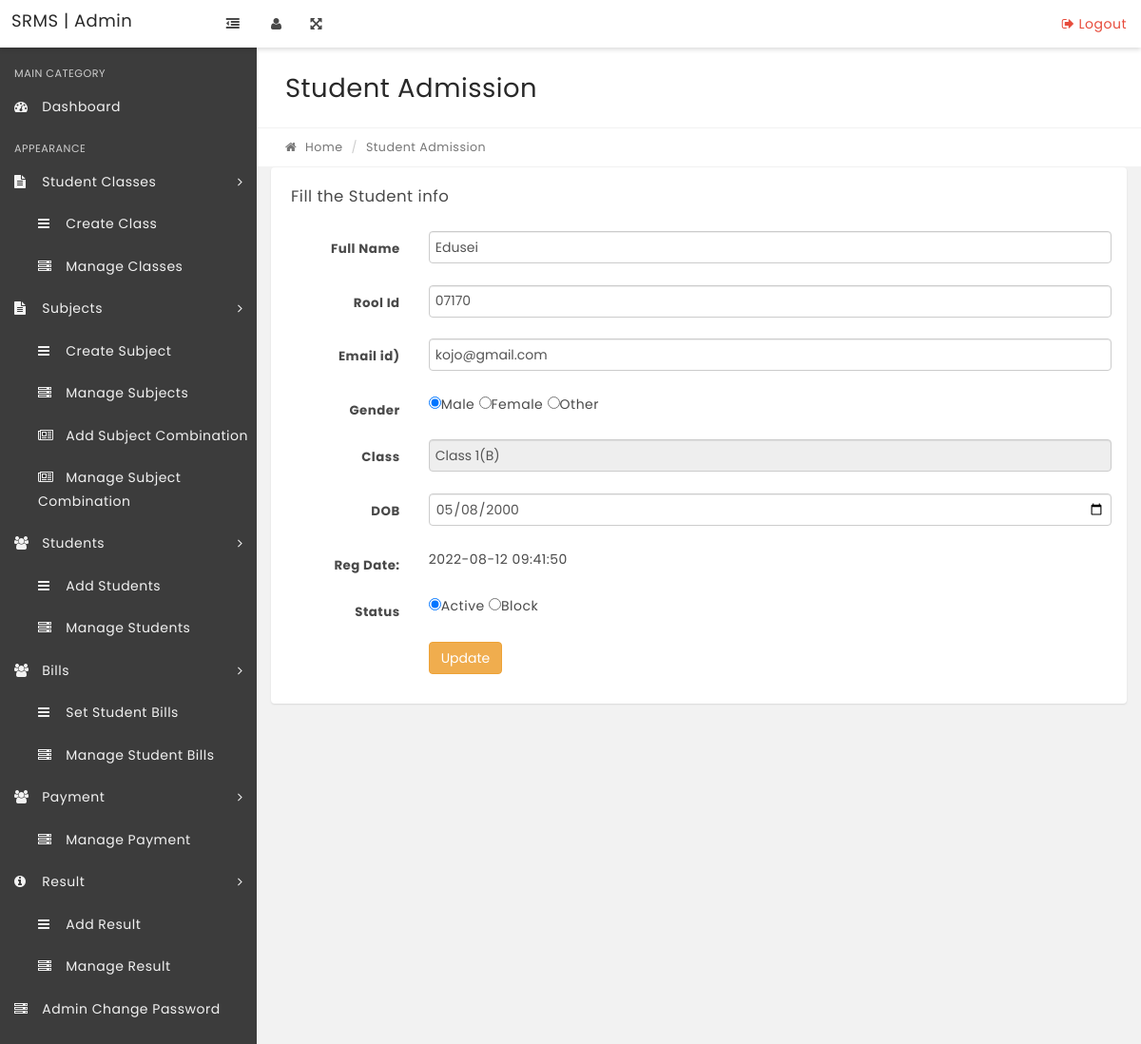
Page /edit-student.php?stid=1 on the committed database.
### tables this page shows
CREATE TABLE `tblstudents` (
  `StudentId` int(11) NOT NULL,
  `StudentName` varchar(100) NOT NULL,
  `RollId` varchar(100) NOT NULL,
  `StudentEmail` varchar(100) NOT NULL,
  `Gender` varchar(10) NOT NULL,
  `DOB` varchar(100) NOT NULL,
  `ClassId` int(11) NOT NULL,
  `RegDate` timestamp NOT NULL DEFAULT current_timestamp(),
  `UpdationDate` timestamp NULL DEFAULT NULL ON UPDATE current_timestamp(),
  `Status` int(1) NOT NULL,
  `guardianName` varchar(250) DEFAULT NULL,
  `guardianContact` varchar(250) DEFAULT NULL
);

CREATE TABLE `tblclasses` (
  `id` int(11) NOT NULL,
  `ClassName` varchar(80) DEFAULT NULL,
  `ClassNameNumeric` int(4) NOT NULL,
  `Section` varchar(5) NOT NULL,
  `CreationDate` timestamp NOT NULL DEFAULT current_timestamp(),
  `UpdationDate` timestamp NOT NULL DEFAULT '0000-00-00 00:00:00' ON UPDATE current_timestamp()
);

### edit-student.php (the view, shortened to what this page needs)
<?php
include('includes/config.php');
if(strlen($_SESSION['alogin'])=="")
    {
    header("Location: index.php");
    }
    else{
$stid=intval($_GET['stid']);
?>
<!DOCTYPE html>
<html lang="en">
    <head>
        <link rel="stylesheet" href="css/bootstrap.min.css" media="screen" >
        <link rel="stylesheet" href="css/font-awesome.min.css" media="screen" >
        <link rel="stylesheet" href="css/animate-css/animate.min.css" media="screen" >
        <link rel="stylesheet" href="css/lobipanel/lobipanel.min.css" media="screen" >
        <link rel="stylesheet" href="css/prism/prism.css" media="screen" >
        <link rel="stylesheet" href="css/select2/select2.min.css" >
        <link rel="stylesheet" href="css/main.css" media="screen" >
    </head>
    <body class="top-navbar-fixed">
        <div class="main-wrapper">
  <?php include('includes/topbar.php');?>
            <div class="content-wrapper">
                <div class="content-container">
                   <?php include('includes/leftbar.php');?>
                    <div class="main-page">
                     <div class="container-fluid">
                            <div class="row page-title-div">
                                <div class="col-md-6">
                                    <h2 class="title">Student Admission</h2>
                                </div>
                            </div>
                            <div class="row breadcrumb-div">
                                <div class="col-md-6">
                                    <ul class="breadcrumb">
                                        <li><a href="dashboard.php"><i class="fa fa-home"></i> Home</a></li>
                                        <li class="active">Student Admission</li>
                                    </ul>
                                </div>
                            </div>
                        </div>
                        <div class="container-fluid">
                        <div class="row">
                                    <div class="col-md-12">
                                        <div class="panel">
                                            <div class="panel-heading">
                                                <div class="panel-title">
                                                    <h5>Fill the Student info</h5>
                                                </div>
                                            </div>
                                            <div class="panel-body">
                                                <form class="form-horizontal" method="post">
<?php
$sql = "SELECT tblstudents.StudentName,tblstudents.RollId,tblstudents.RegDate,tblstudents.StudentId,tblstudents.Status,tblstudents.StudentEmail,tblstudents.Gender,tblstudents.DOB,tblclasses.ClassName,tblclasses.Section from tblstudents join tblclasses on tblclasses.id=tblstudents.ClassId where tblstudents.StudentId=:stid";
$query = $dbh->prepare($sql);
$query->bindParam(':stid',$stid,PDO::PARAM_STR);
$query->execute();
$results=$query->fetchAll(PDO::FETCH_OBJ);
if($query->rowCount() > 0)
{
foreach($results as $result)
{  ?>
<div class="form-group">
<label for="default" class="col-sm-2 control-label">Full Name</label>
<div class="col-sm-10">
<input type="text" name="fullanme" class="form-control" id="fullanme" value="<?php echo htmlentities($result->StudentName)?>" required="required" autocomplete="off">
</div>
</div>
<div class="form-group">
<label for="default" class="col-sm-2 control-label">Rool Id</label>
<div class="col-sm-10">
<input type="text" name="rollid" class="form-control" id="rollid" value="<?php echo htmlentities($result->RollId)?>" maxlength="5" required="required" autocomplete="off">
</div>
</div>
<div class="form-group">
<label for="default" class="col-sm-2 control-label">Email id)</label>
<div class="col-sm-10">
<input type="email" name="emailid" class="form-control" id="email" value="<?php echo htmlentities($result->StudentEmail)?>" required="required" autocomplete="off">
</div>
</div>
<div class="form-group">
<label for="default" class="col-sm-2 control-label">Gender</label>
<div class="col-sm-10">
<?php  $gndr=$result->Gender;
if($gndr=="Male")
{
?>
<input type="radio" name="gender" value="Male" required="required" checked>Male <input type="radio" name="gender" value="Female" required="required">Female <input type="radio" name="gender" value="Other" required="required">Other
<?php }?>
</div>
</div>
                                                    <div class="form-group">
                                                        <label for="default" class="col-sm-2 control-label">Class</label>
                                                        <div class="col-sm-10">
<input type="text" name="classname" class="form-control" id="classname" value="<?php echo htmlentities($result->ClassName)?>(<?php echo htmlentities($result->Section)?>)" readonly>
                                                        </div>
                                                    </div>
<div class="form-group">
                                                        <label for="date" class="col-sm-2 control-label">DOB</label>
                                                        <div class="col-sm-10">
                <input type="date"  name="dob" class="form-control" value="<?php echo htmlentities($result->DOB)?>" id="date">
                                                        </div>
                                                    </div>
<div class="form-group">
<label for="default" class="col-sm-2 control-label">Reg Date: </label>
<div class="col-sm-10">
<?php echo htmlentities($result->RegDate)?>
</div>
</div>
<div class="form-group">
<label for="default" class="col-sm-2 control-label">Status</label>
<div class="col-sm-10">
<?php  $stats=$result->Status;
if($stats=="1")
{
?>
<input type="radio" name="status" value="1" required="required" checked>Active <input type="radio" name="status" value="0" required="required">Block
<?php }?>
</div>
</div>
<?php }} ?>
                                                    <div class="form-group">
                                                        <div class="col-sm-offset-2 col-sm-10">
                                                            <button type="submit" name="submit" class="btn btn-warning">Update</button>
                                                        </div>
                                                    </div>
                                                </form>
                                            </div>
                                        </div>
                                    </div>
                                </div>
                    </div>
                </div>
            </div>
        </div>
    </body>
</html>
<?PHP } ?>

### rows in the picture
tblstudents: fullanme "Edusei", rollid "07170", emailid "kojo@gmail.com", classname "Class 1(B)", dob "05/08/2000", RegDate "2022-08-12 09:41:50"
